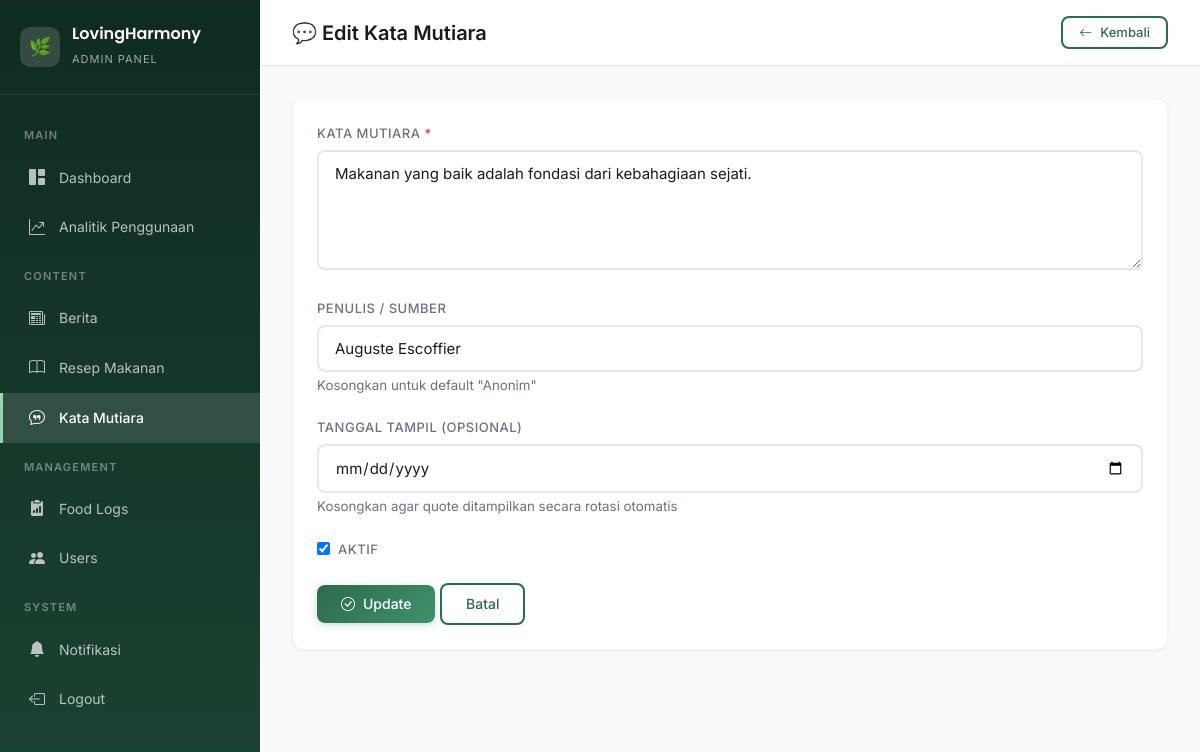
/admin/pages/quotes/edit.php?id=1 (signed in), run on the app's committed database.
### tables this page shows
CREATE TABLE daily_quotes (
    id INT PRIMARY KEY AUTO_INCREMENT,
    quote_text TEXT NOT NULL,
    author VARCHAR(150) DEFAULT 'Anonim',
    display_date DATE DEFAULT NULL,
    is_active TINYINT(1) DEFAULT 1,
    created_at TIMESTAMP DEFAULT CURRENT_TIMESTAMP
);

### admin/pages/quotes/edit.php (the view, shortened to what this page needs)
<?php
require_once __DIR__ . '/../../includes/header.php';
$db = Database::getInstance()->getConnection();
$id = (int) ($_GET['id'] ?? 0);
$stmt = $db->prepare("SELECT * FROM daily_quotes WHERE id = ?");
$stmt->execute([$id]);
$quote = $stmt->fetch();
?>
<div class="app-layout">
    <?php require_once __DIR__ . '/../../includes/sidebar.php'; ?>
    <main class="main-content">
        <div class="top-bar">
            <span class="page-title">💬 Edit Kata Mutiara</span>
            <div class="user-menu">
                <a href="index.php" class="btn btn-outline btn-sm">
                    <i class="bi bi-arrow-left"></i> Kembali
                </a>
            </div>
        </div>
        <div class="content-area">
            <div class="card">
                <div class="card-body">
                    <form method="POST" action="">
                        <div class="form-group">
                            <label for="quote_text">Kata Mutiara <span style="color: var(--error);">*</span></label>
                            <textarea name="quote_text" id="quote_text" rows="4" class="form-control"
                                      placeholder="Masukkan kata mutiara..." required><?= htmlspecialchars($quote['quote_text']) ?></textarea>
                        </div>
                        <div class="form-group">
                            <label for="author">Penulis / Sumber</label>
                            <input type="text" name="author" id="author" class="form-control"
                                   placeholder="Contoh: Hippocrates"
                                   value="<?= htmlspecialchars($quote['author']) ?>">
                            <small class="text-muted">Kosongkan untuk default "Anonim"</small>
                        </div>
                        <div class="form-group">
                            <label for="display_date">Tanggal Tampil (Opsional)</label>
                            <input type="date" name="display_date" id="display_date" class="form-control"
                                   value="<?= htmlspecialchars($quote['display_date'] ?? '') ?>">
                            <small class="text-muted">Kosongkan agar quote ditampilkan secara rotasi otomatis</small>
                        </div>
                        <div class="form-group" style="display: flex; align-items: center; gap: 8px;">
                            <input type="checkbox" name="is_active" id="is_active" value="1"
                                   <?= $quote['is_active'] ? 'checked' : '' ?>>
                            <label for="is_active" style="margin: 0;">Aktif</label>
                        </div>
                        <div class="form-actions" style="margin-top: 24px;">
                            <button type="submit" class="btn btn-primary">
                                <i class="bi bi-check-circle"></i> Update
                            </button>
                            <a href="index.php" class="btn btn-outline">Batal</a>
                        </div>
                    </form>
                </div>
            </div>
        </div>
    </main>
</div>
<?php require_once __DIR__ . '/../../includes/footer.php'; ?>

### admin/assets/css/style.css (style rules this page uses)
:root { --primary: #2D6A4F; --primary-light: #40916C; --primary-dark: #1B4332; --primary-darker: #0F2B1F; --accent: #95D5B2; --accent-light: #D8F3DC; --accent-lighter: #F0FFF4; --background: #F8FBF9; --surface: #FFFFFF; --text-primary: #1B1B1B; --text-secondary: #6B7280; --text-muted: #9CA3AF; --border: #E5E7EB; --border-light: #F3F4F6; --error: #DC3545; --warning: #F59E0B; --success: #10B981; --info: #3B82F6; --shadow-sm: 0 1px 3px rgba(0,0,0,0.06); --shadow-md: 0 4px 12px rgba(0,0,0,0.08); --shadow-lg: 0 8px 24px rgba(0,0,0,0.12); --radius: 12px; --radius-sm: 8px; --radius-lg: 16px; --transition: all 0.3s cubic-bezier(0.4, 0, 0.2, 1); --sidebar-width: 260px; }
* { margin: 0; padding: 0; box-sizing: border-box; }
body { font-family: 'Inter', -apple-system, BlinkMacSystemFont, sans-serif; background-color: var(--background); color: var(--text-primary); line-height: 1.6; min-height: 100vh; }
a { text-decoration: none; color: var(--primary); transition: var(--transition); }
.form-group { margin-bottom: 20px; }
.form-group label { display: block; font-size: 13px; font-weight: 500; color: var(--text-secondary); margin-bottom: 6px; text-transform: uppercase; letter-spacing: 0.5px; }
.form-control { width: 100%; padding: 12px 16px; border: 2px solid var(--border); border-radius: var(--radius-sm); font-size: 15px; font-family: 'Inter', sans-serif; color: var(--text-primary); background: var(--surface); transition: var(--transition); outline: none; }
.form-control::placeholder { color: var(--text-muted); }
textarea.form-control { min-height: 120px; resize: vertical; }
.btn { display: inline-flex; align-items: center; justify-content: center; gap: 8px; padding: 12px 24px; border: none; border-radius: var(--radius-sm); font-size: 14px; font-weight: 500; font-family: 'Inter', sans-serif; cursor: pointer; transition: var(--transition); text-decoration: none; line-height: 1; }
.btn-primary { background: linear-gradient(135deg, var(--primary), var(--primary-light)); color: white; box-shadow: 0 2px 8px rgba(45, 106, 79, 0.25); }
.btn-outline { background: transparent; color: var(--primary); border: 2px solid var(--primary); }
.btn-sm { padding: 8px 16px; font-size: 13px; }
.app-layout { display: flex; min-height: 100vh; }
.main-content { margin-left: var(--sidebar-width); flex: 1; min-height: 100vh; }
.top-bar { background: var(--surface); padding: 16px 32px; display: flex; align-items: center; justify-content: space-between; border-bottom: 1px solid var(--border); position: sticky; top: 0; z-index: 50; box-shadow: var(--shadow-sm); }
.top-bar .page-title { font-size: 20px; font-weight: 600; }
.top-bar .user-menu { display: flex; align-items: center; gap: 12px; }
.content-area { padding: 32px; }
.card { background: var(--surface); border-radius: var(--radius); box-shadow: var(--shadow-sm); border: 1px solid var(--border-light); overflow: hidden; transition: var(--transition); }
.card-body { padding: 24px; }
.text-muted { color: var(--text-secondary); }

### data on the page
daily_quotes: quote_text "Makanan yang baik adalah fondasi dari kebahagiaan sejati.", author "Auguste Escoffier", is_active "☑"
